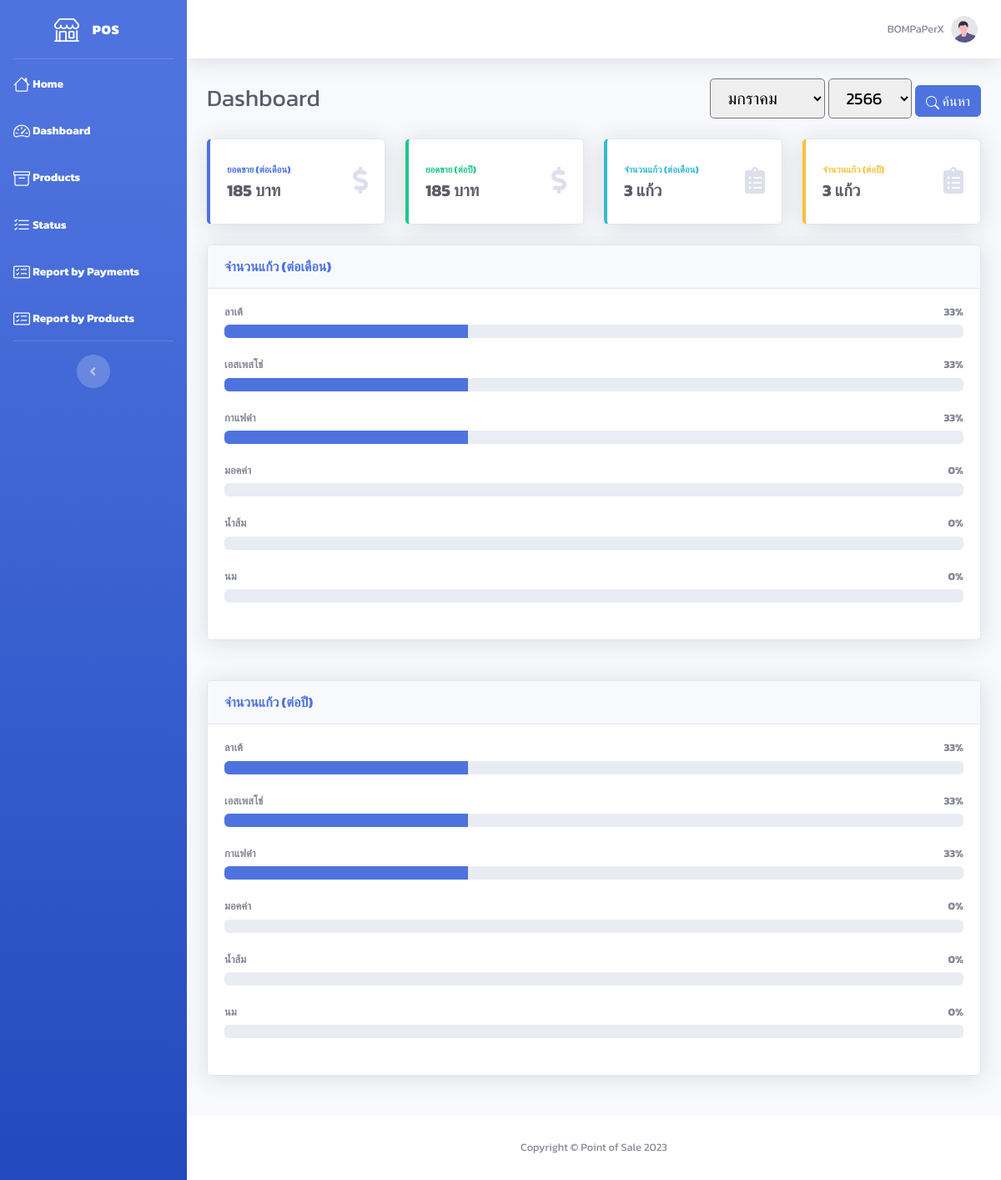
Page /dashboard.php (signed in) on the committed database.
### tables this page shows
CREATE TABLE `user` (
  `user_id` int(10) NOT NULL,
  `email` varchar(255) NOT NULL,
  `password` varchar(255) NOT NULL,
  `status` tinyint(1) NOT NULL COMMENT '0=disable\r\n1=enable',
  `firstname` varchar(255) NOT NULL,
  `lastname` varchar(255) NOT NULL,
  `store` varchar(255) NOT NULL,
  `description` text NOT NULL,
  `img_path` text NOT NULL
);

CREATE TABLE `product` (
  `product_id` int(10) NOT NULL,
  `type_id` int(10) NOT NULL,
  `user_id` int(10) NOT NULL,
  `name` varchar(255) NOT NULL,
  `description` text NOT NULL,
  `price` int(10) NOT NULL,
  `discount` int(10) NOT NULL
);

### dashboard.php (the view, shortened to what the rows shown need)
<!DOCTYPE html>
<html lang="en">
<?php
require 'include/connect.php';
include 'include/header.php';
if (isset($_GET['month'])) {
    $month = $_GET['month'];
} else {
    $month = 'MONTH(CURRENT_DATE())';
}
if (isset($_GET['year'])) {
    $year = $_GET['year'];
} else {
    $year = 'YEAR(CURRENT_DATE())';
}
?>
<body id="page-top">
    <div id="wrapper">
        <div id="content-wrapper" class="d-flex flex-column">
            <div id="content">
                <?php include 'include/topbar.php'; ?>
                <div class="container-fluid">
                    <div class="d-sm-flex align-items-center justify-content-between mb-4">
                        <h1 class="h3 mb-0 text-gray-800">Dashboard</h1>
                    </div>
                    <div class="row">
                        <?php
                        $product = $connect->prepare("SELECT * FROM product WHERE user_id = '$user_id'");
                        $product->execute();
                        $row_product = $product->fetchAll(PDO::FETCH_ASSOC);
                        $quantity = $connect->prepare("SELECT SUM(quantity) as quantityall FROM record INNER JOIN product ON record.product_id = product.product_id INNER JOIN payment ON record.no_receipt = payment.no_receipt WHERE user_id = '$user_id' AND MONTH(timestamp) = $month AND YEAR(timestamp) = $year");
                        $quantity->execute();
                        $row_quantity = $quantity->fetch(PDO::FETCH_ASSOC);
                        ?>
                        <div class="col-12 mb-4">
                            <div class="card shadow mb-4">
                                <div class="card-body">
                                    <?php
                                    foreach ($row_product as $row) {
                                        $product_id = $row['product_id'];
                                        $record = $connect->prepare("SELECT SUM(quantity) as quantityall FROM record INNER JOIN payment ON record.no_receipt = payment.no_receipt WHERE product_id = '$product_id' AND MONTH(timestamp) = $month AND YEAR(timestamp) = $year");
                                        $record->execute();
                                        $row_record = $record->fetch(PDO::FETCH_ASSOC);
                                    ?>
                                        <h4 class="small font-weight-bold"><?= $row['name'] ?> <span class="float-right"><?= $row_quantity['quantityall'] == 0 ? 'ไม่มียอดขายในเดือนนี้' : number_format(($row_record['quantityall'] / $row_quantity['quantityall']) * 100, 0) . '%' ?></span></h4>
                                        <div class="progress mb-4">
                                            <div class="progress-bar" role="progressbar" style="width: <?= number_format(($row_record['quantityall'] / $row_quantity['quantityall']) * 100, 0) ?>%" aria-valuenow="60" aria-valuemin="0" aria-valuemax="100"></div>
                                        </div>
                                    <?php } ?>
                                </div>
                            </div>
                        </div>
                    </div>
                    <div class="row">
                        <?php
                        $product = $connect->prepare("SELECT * FROM product WHERE user_id = '$user_id'");
                        $product->execute();
                        $row_product = $product->fetchAll(PDO::FETCH_ASSOC);
                        $quantity = $connect->prepare("SELECT SUM(quantity) as quantityall FROM record INNER JOIN product ON record.product_id = product.product_id INNER JOIN payment ON record.no_receipt = payment.no_receipt WHERE user_id = '$user_id' AND YEAR(timestamp) = $year");
                        $quantity->execute();
                        $row_quantity = $quantity->fetch(PDO::FETCH_ASSOC);
                        ?>
                        <div class="col-12 mb-4">
                            <div class="card shadow mb-4">
                                <div class="card-body">
                                    <?php
                                    foreach ($row_product as $row) {
                                        $product_id = $row['product_id'];
                                        $record = $connect->prepare("SELECT SUM(quantity) as quantityall FROM record INNER JOIN payment ON record.no_receipt = payment.no_receipt WHERE product_id = '$product_id' AND YEAR(timestamp) = $year");
                                        $record->execute();
                                        $row_record = $record->fetch(PDO::FETCH_ASSOC);
                                    ?>
                                        <h4 class="small font-weight-bold"><?= $row['name'] ?> <span class="float-right"><?= $row_quantity['quantityall'] == 0 ? 'ไม่มียอดขายในปีนี้' : number_format(($row_record['quantityall'] / $row_quantity['quantityall']) * 100, 0) . '%' ?></span></h4>
                                        <div class="progress mb-4">
                                            <div class="progress-bar" role="progressbar" style="width: <?= number_format(($row_record['quantityall'] / $row_quantity['quantityall']) * 100, 0) ?>%" aria-valuenow="60" aria-valuemin="0" aria-valuemax="100"></div>
                                        </div>
                                    <?php } ?>
                                </div>
                            </div>
                        </div>
                    </div>
                </div>
            </div>
        </div>
    </div>
</body>
</html>

### include/topbar.php (shortened to what the rows shown need)
<?php
if (isset($_SESSION['user_id'])) {
    $user_id = $_SESSION['user_id'];
    $profile = $connect->prepare("SELECT * FROM user WHERE user_id = :user_id");
    $profile->bindParam(":user_id", $user_id);
    $profile->execute();
    $row_profile = $profile->fetch(PDO::FETCH_ASSOC);
} else {
    $admin_id = $_SESSION['admin_id'];
    $profile = $connect->prepare("SELECT * FROM admin WHERE admin_id = :admin_id");
    $profile->bindParam(":admin_id", $admin_id);
    $profile->execute();
    $row_profile = $profile->fetch(PDO::FETCH_ASSOC);
}
?>
<nav class="navbar navbar-expand navbar-light bg-white topbar mb-4 static-top shadow">
    <ul class="navbar-nav ml-auto">
        <li class="nav-item dropdown no-arrow">
            <a class="nav-link dropdown-toggle" href="#" id="userDropdown" role="button" data-toggle="dropdown" aria-haspopup="true" aria-expanded="false">
                <span class="mr-2 d-none d-lg-inline text-gray-600 small"><?= isset($_SESSION['user_id']) ? $row_profile['store'] : $row_profile['firstname'] . ' ' . $row_profile['lastname'] ?></span>
                <img class="img-profile rounded-circle" src="../img/undraw_profile.svg">
            </a>
        </li>
    </ul>
</nav>

### rows in the picture
user: store "BOMPaPerX"
product: name "ลาเต้", quantityall "33"
product: name "เอสเพสโช่", quantityall "33"
product: name "กาแฟดำ", quantityall "33"
product: name "มอคค่า", quantityall "0"
product: name "น้ำส้ม", quantityall "0"
product: name "นม", quantityall "0"

### other values in the picture
$sum_month "185"
$sum_year "185"
$sum_item "3"
$sum_item_year "3"
form field month "มกราคม"
form field year "2566"
